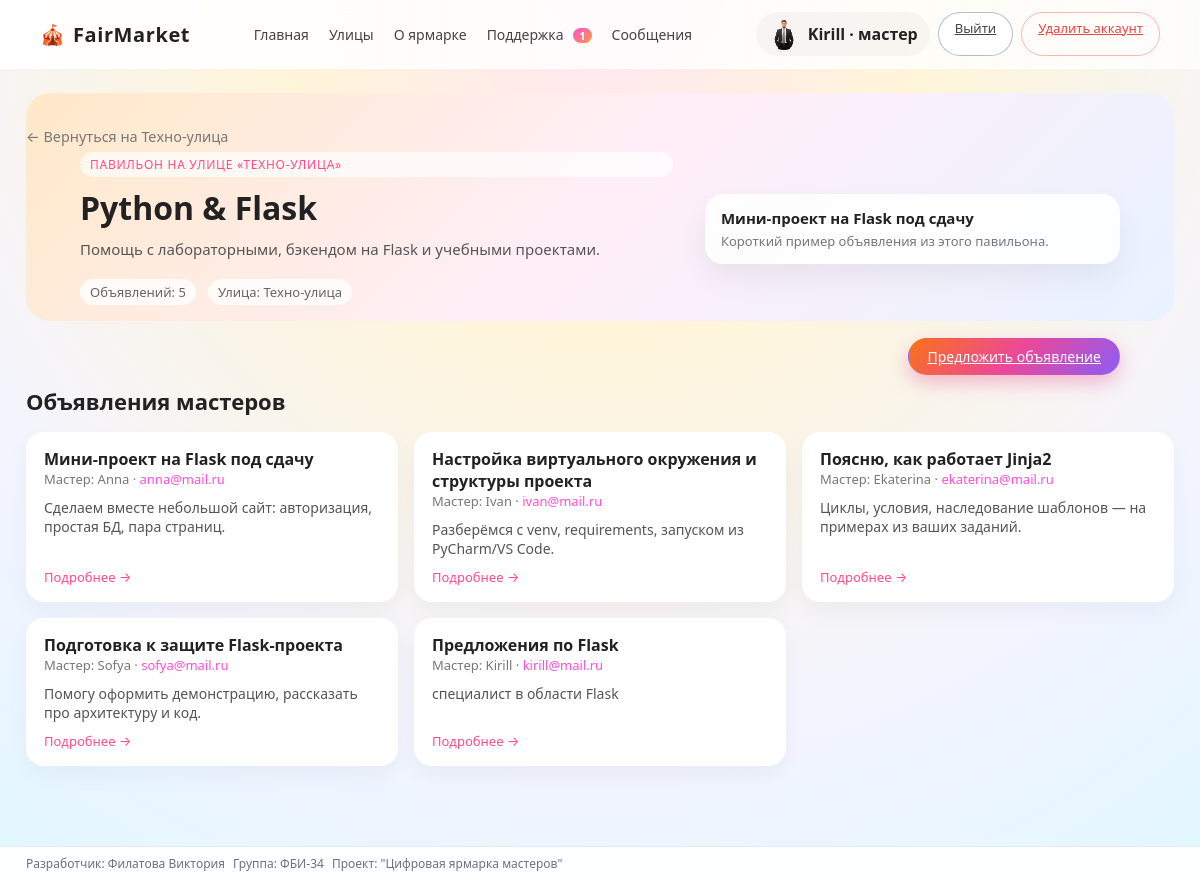
Page /pavilion/1 (signed in) on the committed database.
### app.py (models this page shows)
class User(db.Model):
    __tablename__ = "users"
    id = db.Column(db.Integer, primary_key=True)
    username = db.Column(db.String(120), nullable=False)  # логин
    email = db.Column(db.String(120), unique=True, nullable=False)
    password = db.Column(db.String(200), nullable=False)  # хеш пароля
    role = db.Column(db.String(20), nullable=False, default="user")
    full_name = db.Column(db.String(120), nullable=True)  # настоящее имя
    avatar_filename = db.Column(db.String(255), nullable=True)  # имя файла в /static/uploads/avatars

class Street(db.Model):
    __tablename__ = "streets"
    id = db.Column(db.Integer, primary_key=True)
    name = db.Column(db.String(120), nullable=False)
    code = db.Column(db.String(50), nullable=False, unique=True)
    pavilions = db.relationship("Pavilion", backref="street", lazy="select")

class Pavilion(db.Model):
    __tablename__ = "pavilions"
    id = db.Column(db.Integer, primary_key=True)
    title = db.Column(db.String(200), nullable=False)
    street_id = db.Column(db.Integer, db.ForeignKey("streets.id"), nullable=False)
    description = db.Column(db.Text, nullable=True)
    ads = db.relationship("Ad", backref="pavilion", lazy="select")

class Ad(db.Model):
    __tablename__ = "ads"
    id = db.Column(db.Integer, primary_key=True)
    title = db.Column(db.String(200), nullable=False)
    text = db.Column(db.Text, nullable=False)
    author_name = db.Column(db.String(120))
    pavilion_id = db.Column(
        db.Integer,
        db.ForeignKey("pavilions.id"),
        nullable=False,
    )
    master_id = db.Column(
        db.Integer,
        db.ForeignKey("users.id"),
        nullable=True,
    )
    master = db.relationship("User", foreign_keys=[master_id])
    @property
    def master_display_name(self):
        if self.master and self.master.username:
            return self.master.username
        if self.author_name:
            return self.author_name
        return "Мастер"

### app.py (the view)
@app.route("/pavilion/<int:pavilion_id>")
def pavilion_page(pavilion_id):
    pavilion = Pavilion.query.get_or_404(pavilion_id)
    ads = pavilion.ads
    fio, group = get_student_info()
    return render_template(
        "pavilion.html",
        pavilion=pavilion,
        ads=ads,
        fio=fio,
        group=group,
    )

### app.py (called while the page is built, shortened)
def get_student_info():
    return "Филатова Виктория", "ФБИ-34"

def recalc_unread_total():
    if "user_id" not in session:
        session["unread_total"] = 0
        return
    user_id = session["user_id"]
    role = session.get("user_role")
    if role == "master":
        ads = Ad.query.filter_by(master_id=user_id).all()
        if not ads:
            session["unread_total"] = 0
            return
        ad_ids = [a.id for a in ads]
        unread_total = AdMessage.query.filter(
            AdMessage.ad_id.in_(ad_ids),
            AdMessage.receiver_id == user_id,
            AdMessage.is_read.is_(False),
        ).count()
        session["unread_total"] = unread_total
        return
    unread_total = AdMessage.query.filter_by(
        receiver_id=user_id,
        is_read=False,
    ).count()
    session["unread_total"] = unread_total

def recalc_admin_counters():
    if session.get("user_role") != "admin":
        session["admin_requests"] = 0
        session["admin_support_new"] = 0
        return

@app.before_request
def auto_update_unread():
    if "user_id" in session:
        user = User.query.get(session["user_id"])
        if user:
            session["avatar_filename"] = user.avatar_filename
            session["full_name"] = user.full_name
        recalc_unread_total()
        recalc_support_badge()
        recalc_admin_counters()
    else:
        session["unread_total"] = 0
        session["support_unread"] = 0
        session["admin_support_new"] = 0
        session["admin_requests"] = 0

### templates/pavilion.html (shortened to what this page needs)
{% extends "base.html" %}
{% block content %}
<section class="pavilion-hero">
    <a href="{{ url_for('street_page', code=pavilion.street.code) }}" class="back-link">
        ← Вернуться на {{ pavilion.street.name }}
    </a>
    <div class="pavilion-hero-inner">
        <div class="pavilion-hero-info">
            <span class="pavilion-hero-chip">
                Павильон на улице «{{ pavilion.street.name }}»
            </span>
            <h1 class="pavilion-hero-title">{{ pavilion.title }}</h1>
            <p class="pavilion-hero-subtitle">
                {% if pavilion.description %}
                    {{ pavilion.description }}
                {% else %}
                    Тематический павильон с объявлениями мастеров по этой теме.
                {% endif %}
            </p>
            <div class="pavilion-hero-meta">
                <span>Объявлений: {{ ads|length }}</span>
                <span>Улица: {{ pavilion.street.name }}</span>
            </div>
        </div>
        <div class="pavilion-hero-card-demo">
            <div class="pavilion-hero-card-text">
                <div class="pavilion-hero-card-title">
                    {% if ads %}
                        {{ ads[0].title }}
                    {% else %}
                        Здесь скоро появятся первые мастера ✨
                    {% endif %}
                </div>
                <div class="pavilion-hero-card-subtitle">
                    {% if ads %}
                        Короткий пример объявления из этого павильона.
                    {% else %}
                        Как только появятся объявления, ты увидишь их здесь.
                    {% endif %}
                </div>
            </div>
        </div>
    </div>
</section>
{% if session.get('user_role') in ['master', 'admin'] %}
<div class="pavilion-offer-wrapper">
    <a href="{{ url_for('offer_ad', pavilion_id=pavilion.id) }}"
       class="btn btn-primary pavilion-offer-btn">
        Предложить объявление
    </a>
</div>
{% endif %}
<section class="pavilion-ads-section">
    {% if ads %}
        <h2 class="pavilion-ads-title">Объявления мастеров</h2>
        <div class="pavilion-ads-grid">
            {% for ad in ads %}
            <div class="pavilion-ad-wrapper">
                <a href="{{ url_for('ad_page', ad_id=ad.id) }}" class="pavilion-ad-card">
                    <div class="pavilion-ad-card-inner">
                        <div class="pavilion-ad-header">
                            <div>
                                <h3 class="pavilion-ad-title">{{ ad.title }}</h3>
                                <div class="pavilion-ad-author">
                                    Мастер: {{ ad.master_display_name }}
                                    {% if session.get('user_id') and ad.master and ad.master.email %}
                                        · <span class="pavilion-ad-email">{{ ad.master.email }}</span>
                                    {% endif %}
                                </div>
                            </div>
                        </div>
                        <p class="pavilion-ad-text">
                            {{ ad.text }}
                        </p>
                        <div class="pavilion-ad-footer">
                            <span>Подробнее →</span>
                        </div>
                    </div>
                </a>
            </div>
            {% endfor %}
        </div>
    {% else %}
        <div class="pavilion-empty">
            <h2>Пока здесь тихо 🤫</h2>
            <p>В этом павильоне ещё нет объявлений. Скоро мастера сюда заселятся!</p>
        </div>
    {% endif %}
</section>
{% endblock %}

### templates/base.html (shortened to what this page needs)
<!doctype html>
<html lang="ru">
<head>
    <link rel="stylesheet" href="{{ url_for('static', filename='style.css') }}">
</head>
<body>
<header class="site-header">
    <div class="logo">
        🎪 <span>FairMarket</span>
    </div>
    <nav class="main-nav">
        <a href="{{ url_for('index') }}">Главная</a>
        <a href="{{ url_for('index') }}#streets">Улицы</a>
        <a href="{{ url_for('about') }}">О ярмарке</a>
        {% if session.get('user_id') %}
            <a href="{{ url_for('support') }}">
                Поддержка
                {% if session.get('support_unread', 0) > 0 %}
                    <span class="msg-badge">
                        {{ session.get('support_unread') }}
                    </span>
                {% endif %}
            </a>
        {% endif %}
        {% if session.get('user_role') == 'master' %}
            <a href="{{ url_for('ad_messages') }}" class="nav-messages-link">
                Сообщения
            </a>
        {% endif %}
    </nav>
    <div class="auth-block header-auth">
        {% if session.get('user_id') %}
            <span class="user-chip">
                <span class="user-avatar">
                    {% if session.get('avatar_filename') %}
                        <img src="{{ url_for('static',
                                            filename='uploads/avatars/' ~ session.get('avatar_filename')) }}"
                             alt="Аватар"
                             class="user-avatar-img">
                    {% else %}
                        {{ session.get('username', '?')[0] | upper }}
                    {% endif %}
                </span>
                <span class="user-name">
                    {{ session.get('username', 'Гость') }}
                    {% if session.get('user_role') == 'master' %}
                        · мастер
                    {% elif session.get('user_role') == 'admin' %}
                        · админ
                    {% endif %}
                </span>
            </span>
            <a href="{{ url_for('logout') }}" class="btn btn-outline">Выйти</a>
            <a href="{{ url_for('delete_account') }}" class="btn btn-ghost delete-account-link">
                Удалить аккаунт
            </a>
        {% else %}
            <a href="{{ url_for('login') }}" class="btn btn-outline">Войти</a>
            <a href="{{ url_for('register') }}" class="btn btn-primary">Регистрация</a>
        {% endif %}
    </div>
</header>
<main class="page-content">
    {% block content %}{% endblock %}
</main>
<footer class="site-footer">
    <div class="footer-inner">
        <span>Разработчик: {{ fio|default('Филатова Виктория') }}</span>
        <span>Группа: {{ group|default('ФБИ-34') }}</span>
        <span>Проект: "Цифровая ярмарка мастеров"</span>
    </div>
</footer>
</body>
</html>

### templates/base.html (style rules this page uses)
.msg-badge { display: inline-block; background: linear-gradient(135deg, #ff4fd8, #ff9a3c); color: #fff; padding: 2px 6px; font-size: 11px; border-radius: 999px; margin-left: 6px; font-weight: 600; line-height: 1; }
.delete-account-link { color: #ef4444; border-color: rgba(248, 113, 113, 0.5); }

### templates/pavilion.html (style rules this page uses)
.pavilion-ad-wrapper { position: relative; }
.pavilion-offer-wrapper { max-width: 1040px; margin: 0 auto 12px; text-align: right; }
.pavilion-offer-btn { border-radius: 999px; padding: 8px 18px; font-size: 14px; }
.pavilion-ad-email { color: #ff4fd8; font-weight: 500; font-size: 13px; }

### rows in the picture
User: avatar_filename (picture)
Street: street.name "Техно-улица", street.name "ТЕХНО-УЛИЦА"
Pavilion: title "Python & Flask", description "Помощь с лабораторными, бэкендом на Flask и учебными проектами."
Ad: title "Мини-проект на Flask под сдачу", master_display_name "Anna", master.email "anna@mail.ru", text "Сделаем вместе небольшой сайт: авторизация, простая БД, пара страниц."
Ad: title "Настройка виртуального окружения и структуры проекта", master_display_name "Ivan", master.email "ivan@mail.ru", text "Разберёмся с venv, requirements, запуском из PyCharm/VS Code."
Ad: title "Поясню, как работает Jinja2", master_display_name "Ekaterina", master.email "ekaterina@mail.ru", text "Циклы, условия, наследование шаблонов — на примерах из ваших заданий."
Ad: title "Подготовка к защите Flask-проекта", master_display_name "Sofya", master.email "sofya@mail.ru", text "Помогу оформить демонстрацию, рассказать про архитектуру и код."
Ad: title "Предложения по Flask", master_display_name "Kirill", master.email "kirill@mail.ru", text "специалист в области Flask"

### other values in the picture
{{ session.get('support_unread') }} "1"
{{ session.get('username', 'Гость') }} "Kirill"
{{ ads|length }} "5"
{{ fio|default('Филатова Виктория') }} "Филатова Виктория"
{{ group|default('ФБИ-34') }} "ФБИ-34"
